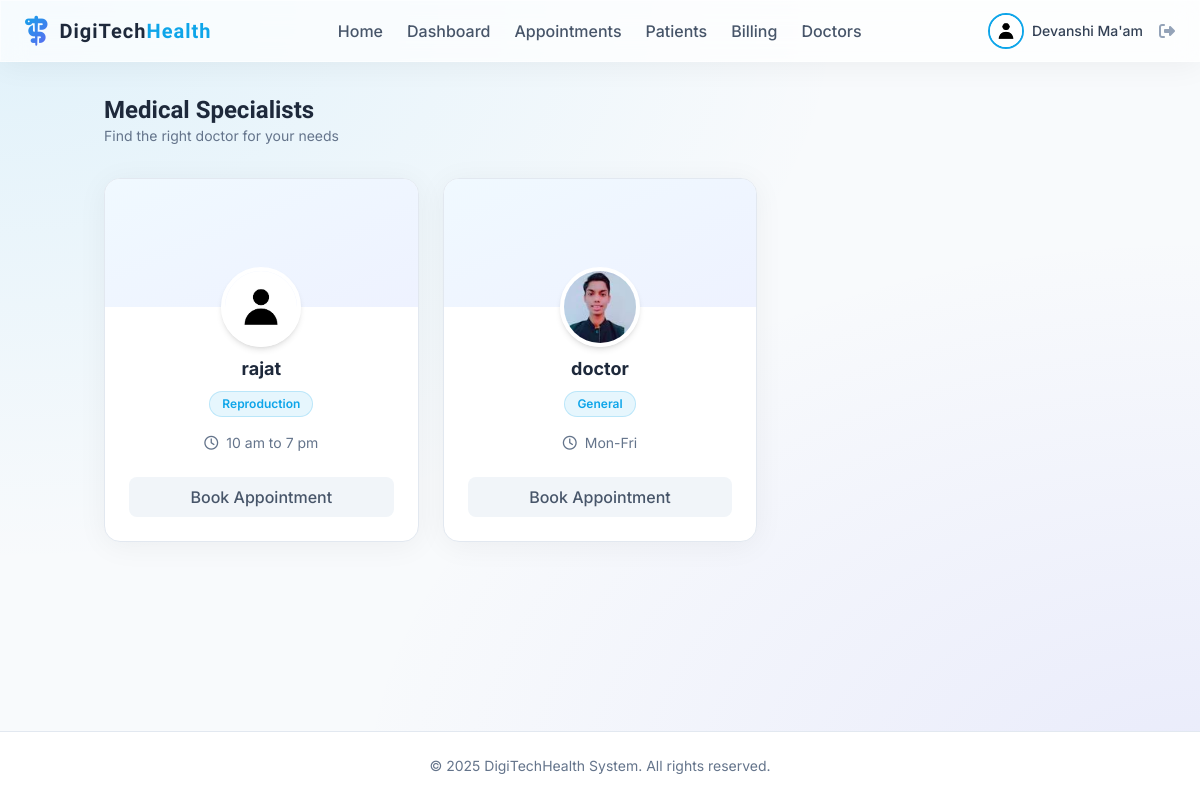
The page /doctors (signed in) on the database its author committed.
### app/models.py (models this page shows, shortened)
class User(db.Model, UserMixin):
    id = db.Column(db.Integer, primary_key=True)
    username = db.Column(db.String(20), unique=True, nullable=False)
    email = db.Column(db.String(120), unique=True, nullable=False)
    image_file = db.Column(db.String(20), nullable=False, default='default.jpg')
    password_hash = db.Column(db.String(128))
    role = db.Column(db.String(20), nullable=False, default='patient')

class Doctor(db.Model):
    id = db.Column(db.Integer, primary_key=True)
    user_id = db.Column(db.Integer, db.ForeignKey('user.id'), nullable=False)
    specialization = db.Column(db.String(100), nullable=False)
    availability = db.Column(db.String(200), nullable=True, default="Mon-Fri 9am-5pm")
    user = db.relationship('User', backref=db.backref('doctor_profile', uselist=False))

### app/doctor/routes.py (the view)
@doctor.route("/doctors")
@login_required
def list_doctors():
    doctors = Doctor.query.all()
    return render_template('doctor/list.html', doctors=doctors)

### app/models.py (called while the page is built)
@login_manager.user_loader
def load_user(user_id):
    return User.query.get(int(user_id))

### app/templates/doctor/list.html
{% extends "base.html" %}
{% block content %}
<div class="mb-8">
    <h2 class="text-2xl font-display font-bold text-slate-800">Medical Specialists</h2>
    <p class="text-slate-500 text-sm">Find the right doctor for your needs</p>
</div>
<div class="grid grid-cols-1 md:grid-cols-2 lg:grid-cols-3 xl:grid-cols-4 gap-6">
    {% for doctor in doctors %}
    <div
        class="glass rounded-2xl overflow-hidden group border border-slate-200 bg-white hover:shadow-xl transition-all">
        <div class="h-32 bg-gradient-to-br from-sky-50 to-indigo-50 relative">
            <div class="absolute -bottom-10 left-1/2 transform -translate-x-1/2">
                <div class="h-20 w-20 rounded-full border-4 border-white shadow-md overflow-hidden">
                    <img src="{{ url_for('static', filename='profile_pics/' + doctor.user.image_file) }}"
                        alt="{{ doctor.user.username }}" class="h-full w-full object-cover">
                </div>
            </div>
        </div>
        <div class="pt-12 pb-6 px-6 text-center">
            <h3 class="text-lg font-bold text-slate-800">{{ doctor.user.username }}</h3>
            <span
                class="inline-block px-3 py-1 rounded-full bg-primary/10 text-primary text-xs font-semibold mt-2 border border-primary/20">
                {{ doctor.specialization }}
            </span>
            <div class="mt-4 text-sm text-slate-500 flex items-center justify-center">
                <i class="fa-regular fa-clock mr-2"></i> {{ doctor.availability }}
            </div>
            <a href="{{ url_for('appointment.book_appointment') }}"
                class="mt-6 w-full py-2 flex items-center justify-center rounded-lg bg-slate-100 hover:bg-primary hover:text-white text-slate-600 font-medium transition-all duration-300 group-hover:shadow-lg group-hover:shadow-primary/25">
                Book Appointment
            </a>
        </div>
    </div>
    {% else %}
    <div class="col-span-full py-12 text-center text-slate-500">
        <p>No doctors found.</p>
    </div>
    {% endfor %}
</div>
{% endblock %}

### app/templates/base.html (shortened to what this page needs)
<!doctype html>
<html lang="en">
<head>
  <script src="https://cdn.tailwindcss.com"></script>
  <link rel="stylesheet" href="https://cdnjs.cloudflare.com/ajax/libs/font-awesome/6.4.0/css/all.min.css">
  <link rel="stylesheet" href="{{ url_for('static', filename='css/main.css') }}">
</head>
<body class="overflow-x-hidden">
  <div class="min-h-screen flex flex-col">
    {% if current_user.is_authenticated %}
    <nav class="glass sticky top-0 z-50 px-6 py-3 flex justify-between items-center">
      <div class="flex items-center">
        <i class="fa-solid fa-staff-snake text-3xl gradient-text mr-3"></i>
        <a href="{{ url_for('main.home') }}" class="text-xl font-display font-bold text-slate-800 tracking-wider">
          DigiTech<span class="text-primary">Health</span>
        </a>
      </div>
      <div class="hidden lg:flex items-center space-x-6">
        <a href="{{ url_for('main.home') }}"
          class="font-medium text-slate-600 hover:text-primary transition-colors {{ 'text-primary' if request.endpoint == 'main.home' }}">Home</a>
        <a href="{{ url_for('main.dashboard') }}"
          class="font-medium text-slate-600 hover:text-primary transition-colors {{ 'text-primary' if request.endpoint == 'main.dashboard' }}">Dashboard</a>
        <a href="{{ url_for('appointment.list_appointments') }}"
          class="font-medium text-slate-600 hover:text-primary transition-colors {{ 'text-primary' in request.endpoint and 'appointment' in request.endpoint }}">Appointments</a>
        <a href="{{ url_for('patient.list_patients') }}"
          class="font-medium text-slate-600 hover:text-primary transition-colors {{ 'text-primary' in request.endpoint and 'patient' in request.endpoint }}">Patients</a>
        <a href="{{ url_for('billing.list_invoices') }}"
          class="font-medium text-slate-600 hover:text-primary transition-colors {{ 'text-primary' in request.endpoint and 'billing' in request.endpoint }}">Billing</a>
        <a href="{{ url_for('doctor.list_doctors') }}"
          class="font-medium text-slate-600 hover:text-primary transition-colors {{ 'text-primary' in request.endpoint and 'doctor' in request.endpoint }}">Doctors</a>
      </div>
      <div class="flex items-center space-x-4">
        <a href="{{ url_for('main.account') }}" class="flex items-center space-x-2 group">
          <div class="relative">
            <img
              class="h-9 w-9 rounded-full object-cover border-2 border-primary group-hover:border-secondary transition-colors"
              src="{{ url_for('static', filename='profile_pics/' + current_user.image_file) }}"
              alt="{{ current_user.username }}">
          </div>
          <span class="hidden md:block font-medium text-sm text-slate-700 group-hover:text-primary transition-colors">{{
            current_user.username }}</span>
        </a>
        <a href="{{ url_for('auth.logout') }}" class="text-slate-400 hover:text-red-500 transition-colors"
          title="Logout">
          <i class="fa-solid fa-right-from-bracket"></i>
        </a>
      </div>
    </nav>
    {% endif %}
    <main class="flex-1 container mx-auto px-4 py-8">
      <div class="fade-in-up">
        {% block content %}{% endblock %}
      </div>
    </main>
    <footer class="bg-white border-t border-slate-200 py-6 mt-auto">
      <div class="container mx-auto px-4 text-center text-slate-500 text-sm">
        &copy; 2025 DigiTechHealth System. All rights reserved.
      </div>
    </footer>
  </div>
</body>
</html>

### app/static/css/main.css (style rules this page uses)
.glass { background: rgba(255, 255, 255, 0.7); backdrop-filter: blur(12px); -webkit-backdrop-filter: blur(12px); border: 1px solid rgba(255, 255, 255, 0.5); box-shadow: 0 4px 30px rgba(0, 0, 0, 0.05); }
.gradient-text { background: linear-gradient(135deg, #0ea5e9, #6366f1); -webkit-background-clip: text; background-clip: text; color: transparent; }

### app/templates/base.html (style rules this page uses)
body { background-color: #f8fafc; background-image: radial-gradient(at 0% 0%, rgba(14, 165, 233, 0.1) 0, transparent 50%), radial-gradient(at 100% 100%, rgba(99, 102, 241, 0.1) 0, transparent 50%); color: #1e293b; font-family: 'Inter', sans-serif; min-height: 100vh; }

### rows shown on the page
User: image_file (placeholder picture), username "Devanshi Ma'am"
Doctor: image_file (placeholder picture), user.username "rajat", specialization "Reproduction", availability "10 am to 7 pm"
Doctor: image_file (picture), user.username "doctor", specialization "General", availability "Mon-Fri"
